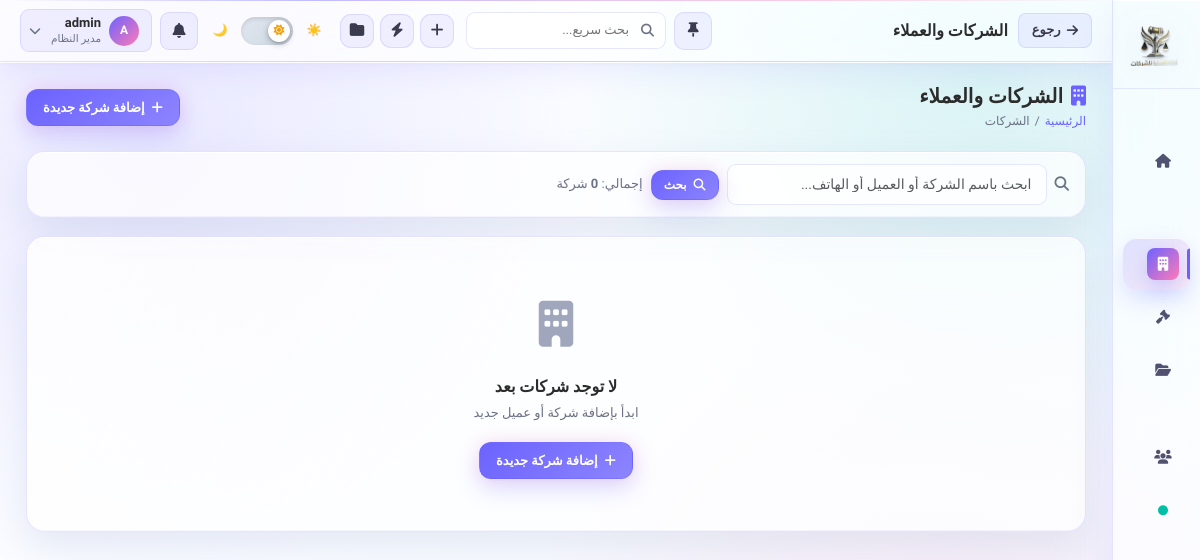
The app's page /companies/ (signed in), older data.
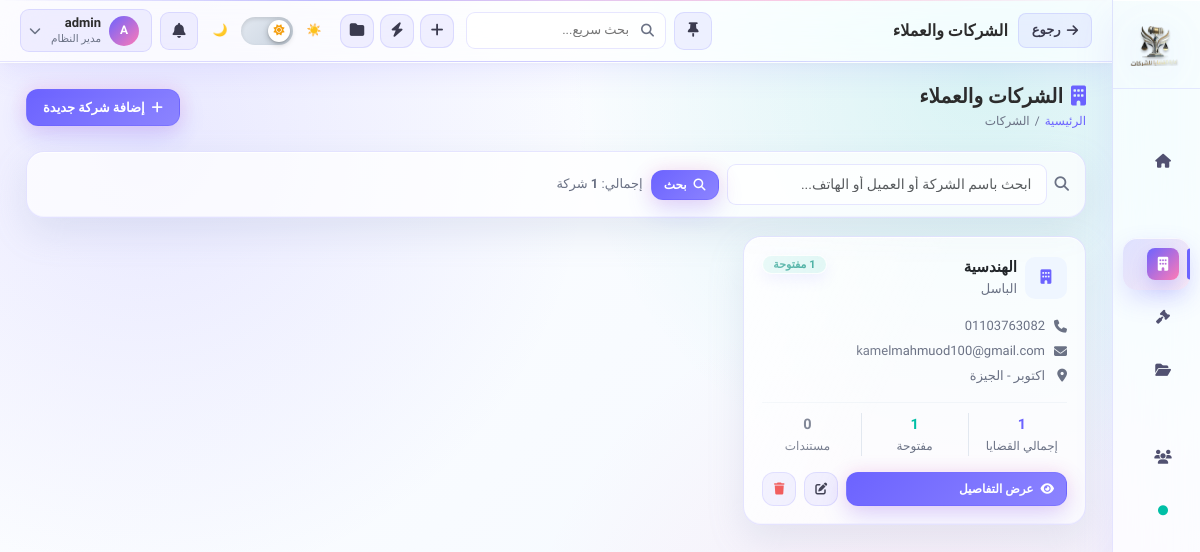
The same page, newer data.
### apps/users/models.py (models this page shows, shortened)
class CustomUser(AbstractUser):
    class Role(models.TextChoices):
        DEVELOPER = 'developer', 'مطور النظام'
        ADMIN = 'admin', 'مدير النظام'
        LAWYER = 'lawyer', 'محامي'
        EMPLOYEE = 'employee', 'موظف'
    role = models.CharField(max_length=20, choices=Role.choices, default=Role.EMPLOYEE, verbose_name='الدور الوظيفي')
    phone = models.CharField(max_length=20, blank=True, verbose_name='رقم الهاتف')
    profile_picture = models.ImageField(upload_to='profiles/', blank=True, null=True, verbose_name='صورة الملف الشخصي')
    is_active = models.BooleanField(default=True, verbose_name='نشط')
    created_at = models.DateTimeField(auto_now_add=True, verbose_name='تاريخ الإنشاء')
    last_seen = models.DateTimeField(null=True, blank=True, verbose_name='آخر ظهور')
    last_ip = models.GenericIPAddressField(null=True, blank=True, verbose_name='آخر IP')
    last_device = models.CharField(max_length=300, blank=True, verbose_name='آخر جهاز')
    is_online = models.BooleanField(default=False, verbose_name='متصل الآن')
    can_view_online = models.BooleanField(default=False, verbose_name='يمكنه مشاهدة المتصلين')
    can_edit_manual = models.BooleanField(default=False, verbose_name='صلاحية تعديل يدوية')
    can_delete_manual = models.BooleanField(default=False, verbose_name='صلاحية حذف يدوية')
    can_manage_users_manual = models.BooleanField(default=False, verbose_name='صلاحية إدارة المستخدمين يدويا')
    class Meta:
        verbose_name = 'مستخدم'
        verbose_name_plural = 'المستخدمون'
    @property
    def is_admin(self):
        return self.role in [self.Role.ADMIN, self.Role.DEVELOPER]
    @property
    def is_real_admin(self):
        return self.role == self.Role.ADMIN
    @property
    def can_delete(self):
        return self.role in [self.Role.ADMIN, self.Role.DEVELOPER, self.Role.LAWYER] or self.can_delete_manual
    @property
    def can_edit(self):
        return self.role in [self.Role.ADMIN, self.Role.DEVELOPER, self.Role.LAWYER] or self.can_edit_manual

### apps/companies/models.py (models this page shows, shortened)
class Company(models.Model):
    name = models.CharField(max_length=200, verbose_name='اسم الشركة')
    client_name = models.CharField(max_length=200, verbose_name='اسم العميل')
    phone = models.CharField(max_length=20, blank=True, verbose_name='رقم الهاتف')
    email = models.EmailField(blank=True, verbose_name='البريد الإلكتروني')
    address = models.TextField(blank=True, verbose_name='العنوان')
    notes = models.TextField(blank=True, verbose_name='ملاحظات')
    created_by = models.ForeignKey(
        CustomUser, on_delete=models.SET_NULL, null=True,
        related_name='created_companies', verbose_name='أنشأه'
    )
    created_at = models.DateTimeField(auto_now_add=True, verbose_name='تاريخ الإنشاء')
    updated_at = models.DateTimeField(auto_now=True, verbose_name='تاريخ التعديل')
    class Meta:
        verbose_name = 'شركة'
        verbose_name_plural = 'الشركات'
        ordering = ['-created_at']
    @property
    def open_cases_count(self):
        return self.cases.filter(status='open').count()
    @property
    def total_cases_count(self):
        return self.cases.count()

### apps/companies/views.py (the view)
# urls.py: path('', views.company_list, name='company_list'),
@login_required
def company_list(request):
    query = request.GET.get('q', '')
    companies = Company.objects.all()
    if query:
        companies = companies.filter(
            Q(name__icontains=query) |
            Q(client_name__icontains=query) |
            Q(phone__icontains=query)
        )
    companies = companies.order_by('-created_at')
    return render(request, 'companies/company_list.html', {
        'companies': companies,
        'query': query,
    })

### templates/companies/company_list.html (shortened to what this page needs)
{% extends 'base.html' %}
{% block page_title %}الشركات والعملاء{% endblock %}
{% block content %}
<div class="page-header">
    <div>
        <h1><i class="fas fa-building text-primary me-2"></i>الشركات والعملاء</h1>
        <div class="breadcrumb mt-1">
            <a href="{% url 'dashboard' %}">الرئيسية</a>
            <span>/</span><span>الشركات</span>
        </div>
    </div>
    {% if user.can_edit %}
    <a href="{% url 'company_create' %}" class="btn btn-primary">
        <i class="fas fa-plus"></i> إضافة شركة جديدة
    </a>
    {% endif %}
</div>
<div class="filter-bar">
    <form method="get" class="d-flex align-items-center gap-2 w-100" style="flex-wrap:wrap;">
        <i class="fas fa-search text-muted"></i>
        <input type="text" name="q" class="form-control" style="max-width:320px;"
               placeholder="ابحث باسم الشركة أو العميل أو الهاتف..."
               value="{{ query }}">
        <button type="submit" class="btn btn-primary btn-sm">
            <i class="fas fa-search"></i> بحث
        </button>
        <span class="text-muted fs-13 me-auto">
            إجمالي: <strong>{{ companies.count }}</strong> شركة
        </span>
    </form>
</div>
{% if companies %}
<div class="row g-3">
    {% for company in companies %}
    <div class="col-md-6 col-xl-4">
        <div class="card h-100" style="transition: transform .2s, box-shadow .2s;"
             onmouseenter="this.style.transform='translateY(-3px)';this.style.boxShadow='0 8px 24px rgba(0,0,0,.1)'"
             onmouseleave="this.style.transform='';this.style.boxShadow=''">
            <div class="card-body">
                <div class="d-flex align-items-start justify-content-between mb-3">
                    <div class="d-flex align-items-center gap-2">
                        <div style="width:42px;height:42px;background:#eff6ff;border-radius:10px;display:flex;align-items:center;justify-content:center;flex-shrink:0;">
                            <i class="fas fa-building text-primary"></i>
                        </div>
                        <div>
                            <div class="fw-700" style="font-size:15px;">{{ company.name }}</div>
                            <div class="fs-13 text-muted">{{ company.client_name }}</div>
                        </div>
                    </div>
                    <span class="badge badge-{% if company.open_cases_count > 0 %}success{% else %}secondary{% endif %}">
                        {{ company.open_cases_count }} مفتوحة
                    </span>
                </div>
                <div class="d-flex flex-column gap-1 mb-3">
                    {% if company.phone %}
                    <div class="d-flex align-items-center gap-2 fs-13 text-muted">
                        <i class="fas fa-phone" style="width:14px;"></i>
                        <span dir="ltr">{{ company.phone }}</span>
                    </div>
                    {% endif %}
                    {% if company.email %}
                    <div class="d-flex align-items-center gap-2 fs-13 text-muted">
                        <i class="fas fa-envelope" style="width:14px;"></i>
                        <span>{{ company.email }}</span>
                    </div>
                    {% endif %}
                    {% if company.address %}
                    <div class="d-flex align-items-center gap-2 fs-13 text-muted">
                        <i class="fas fa-map-marker-alt" style="width:14px;"></i>
                        <span>{{ company.address|truncatechars:40 }}</span>
                    </div>
                    {% endif %}
                </div>
                <div class="d-flex gap-2 mb-3" style="border-top:1px solid #f1f5f9;padding-top:10px;">
                    <div class="text-center" style="flex:1;">
                        <div class="fw-700 text-primary">{{ company.total_cases_count }}</div>
                        <div class="fs-12 text-muted">إجمالي القضايا</div>
                    </div>
                    <div class="text-center" style="flex:1;">
                        <div class="fw-700 text-success">{{ company.open_cases_count }}</div>
                        <div class="fs-12 text-muted">مفتوحة</div>
                    </div>
                    <div class="text-center" style="flex:1;">
                        <div class="fw-700 text-muted">{{ company.documents.count }}</div>
                        <div class="fs-12 text-muted">مستندات</div>
                    </div>
                </div>
                <div class="d-flex gap-2">
                    <a href="{% url 'company_detail' company.pk %}" class="btn btn-primary btn-sm flex-fill">
                        <i class="fas fa-eye"></i> عرض التفاصيل
                    </a>
                    {% if user.can_edit %}
                    <a href="{% url 'company_edit' company.pk %}" class="btn btn-light btn-sm btn-icon" title="تعديل">
                        <i class="fas fa-edit"></i>
                    </a>
                    {% endif %}
                    {% if user.can_delete %}
                    <a href="{% url 'company_delete' company.pk %}" class="btn btn-light btn-sm btn-icon" title="حذف"
                       style="color:var(--danger);">
                        <i class="fas fa-trash"></i>
                    </a>
                    {% endif %}
                </div>
            </div>
        </div>
    </div>
    {% endfor %}
</div>
{% else %}
<div class="card">
    <div class="empty-state">
        <div class="icon"><i class="fas fa-building"></i></div>
        <h5>{% if query %}لا توجد نتائج{% else %}لا توجد شركات بعد{% endif %}</h5>
        <p>{% if query %}لم يتم العثور على شركات تطابق "{{ query }}"{% else %}ابدأ بإضافة شركة أو عميل جديد{% endif %}</p>
        {% if user.can_edit and not query %}
        <a href="{% url 'company_create' %}" class="btn btn-primary">
            <i class="fas fa-plus"></i> إضافة شركة جديدة
        </a>
        {% endif %}
    </div>
</div>
{% endif %}
{% endblock %}

### templates/base.html (shortened to what this page needs)
<!DOCTYPE html>
{% load static %}
<html lang="ar" dir="rtl" data-theme="light">
<head>
    <link rel="stylesheet" href="https://cdn.jsdelivr.net/npm/bootstrap@5.3.0/dist/css/bootstrap.rtl.min.css">
    <link rel="stylesheet" href="https://cdnjs.cloudflare.com/ajax/libs/font-awesome/6.4.0/css/all.min.css">
    <link rel="stylesheet" href="{% static 'dark-theme.css' %}">
</head>
<body>
<nav id="sidebar">
    <a href="{% url 'dashboard' %}" class="sidebar-brand">
        <img src="{% static 'logo.png' %}" alt="Logo" class="sidebar-logo-img">
    </a>
    <div class="sidebar-nav">
        <a href="{% url 'dashboard' %}" class="nav-link {% if request.resolver_match.url_name == 'dashboard' %}active{% endif %}">
            <span class="nav-icon"><i class="fas fa-home"></i></span>
        </a>
        <a href="{% url 'company_list' %}" class="nav-link {% if 'compan' in request.resolver_match.url_name %}active{% endif %}">
            <span class="nav-icon"><i class="fas fa-building"></i></span>
        </a>
        <a href="{% url 'case_list' %}" class="nav-link {% if 'case' in request.resolver_match.url_name and 'session' not in request.resolver_match.url_name %}active{% endif %}">
            <span class="nav-icon"><i class="fas fa-gavel"></i></span>
        </a>
        <a href="{% url 'document_list' %}" class="nav-link {% if 'document' in request.resolver_match.url_name %}active{% endif %}">
            <span class="nav-icon"><i class="fas fa-folder-open"></i></span>
        </a>
        {% if user.is_admin %}
        <a href="{% url 'users:user_list' %}" class="nav-link {% if 'user_list' == request.resolver_match.url_name or 'user_create' == request.resolver_match.url_name or 'user_edit' == request.resolver_match.url_name %}active{% endif %}">
            <span class="nav-icon"><i class="fas fa-users"></i></span>
        </a>
        {% endif %}
        {% if user.is_real_admin or user.is_developer or user.can_view_online %}
        <a href="{% url 'users:online_users' %}" class="nav-link {% if 'online_users' == request.resolver_match.url_name %}active{% endif %}">
            <span class="nav-icon"><i class="fas fa-circle text-success" style="font-size:10px"></i></span>
        </a>
        {% endif %}
    </div>
</nav>
<div id="main-content">
    <header class="topbar">
        <div class="topbar-left">
            {% if request.resolver_match.url_name != 'dashboard' %}
            <button class="btn-back" onclick="goBack()">
                <i class="fas fa-arrow-right"></i> رجوع
            </button>
            {% endif %}
            <div class="topbar-title">{% block page_title %}{% endblock %}</div>
        </div>
        <div class="topbar-right">
            <button class="sidebar-mode-btn" id="sidebarModeBtn" type="button" title="وضع البار الجانبي" onclick="cycleSidebarMode()">
                <i class="fas fa-thumbtack" id="sidebarModeIcon"></i>
            </button>
            <form action="{% url 'dashboard' %}" method="get" class="search-bar">
                <i class="fas fa-search"></i>
                <input type="text" name="q" placeholder="بحث سريع..." value="{{ request.GET.q|default:'' }}">
            </form>
            <div class="quick-actions">
                <a href="{% url 'company_create' %}" class="quick-action-btn" title="إضافة شركة"><i class="fas fa-plus"></i></a>
                <a href="{% url 'case_list' %}" class="quick-action-btn" title="القضايا"><i class="fas fa-bolt"></i></a>
                <a href="{% url 'document_list' %}" class="quick-action-btn" title="المستندات"><i class="fas fa-folder"></i></a>
            </div>
            <div class="theme-switch" onclick="toggleTheme()" title="تبديل الوضع">
                <span class="theme-switch-label" id="lblLight">☀️</span>
                <div class="switch-track">
                    <div class="switch-track-inner track-light"></div>
                    <div class="switch-thumb">
                        <span class="thumb-icon thumb-sun"><i class="fas fa-sun"></i></span>
                    </div>
                </div>
                <span class="theme-switch-label" id="lblDark">🌙</span>
            </div>
            <div class="topbar-relative">
                <button class="notif-btn" onclick="toggleDropdown('notifPanel', event)">
                    <i class="fas fa-bell"></i>
                </button>
            </div>
            <div class="topbar-relative">
                <div class="user-menu-btn" onclick="toggleDropdown('userPanel', event)">
                    <div class="user-avatar">{{ user.get_full_name|first|default:user.username|first|upper }}</div>
                    <div style="line-height:1.3;">
                        <div class="user-name">{{ user.get_full_name|default:user.username }}</div>
                        <div class="user-role">{{ user.get_role_display }}</div>
                    </div>
                    <i class="fas fa-chevron-down fs-12 text-muted" style="margin-right:2px;"></i>
                </div>
            </div>
        </div>
    </header>
    <main class="page-content fade-in">
        {% block content %}{% endblock %}
    </main>
</div>
</body>
</html>

Row changes from the older to the newer data that the page shows:
added Company: name "الهندسية", client_name "الباسل", phone "01103763082", email "kamelmahmuod100@gmail.com", address "اكتوبر - الجيزة", total_cases_count "1", open_cases_count "1", documents.count "0"
Text that changed along with them:
{{ companies.count }}: "0" → "1"
text no longer shown: "لا توجد شركات بعد ابدأ بإضافة شركة أو عميل جديد إضافة شركة جديدة"
